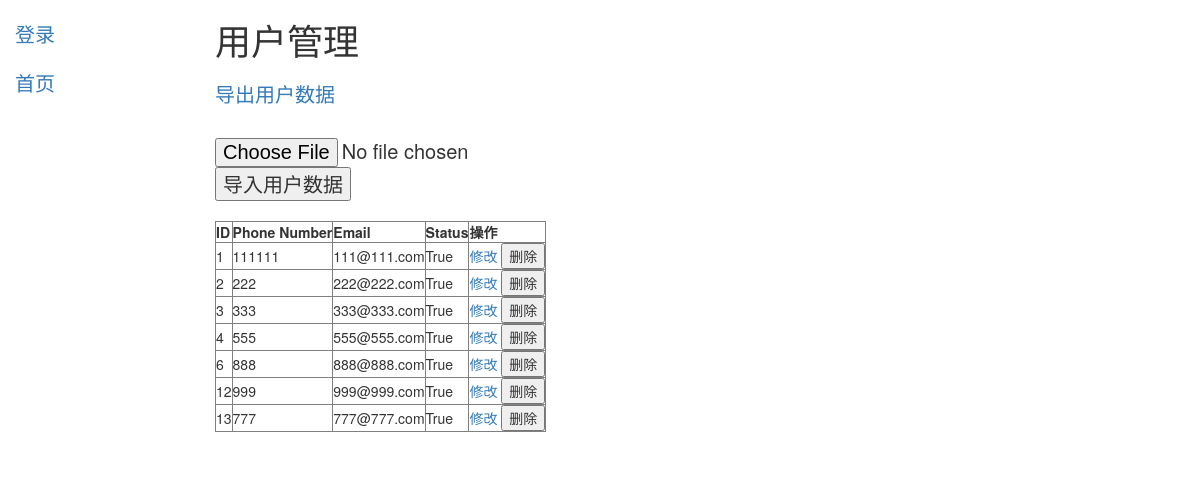
/backend/user/, run on the app's committed database.
### user/models.py (models this page shows, shortened)
class CustomUser(AbstractBaseUser, PermissionsMixin):
    phone_number = models.CharField(max_length=20, unique=True)
    email = models.EmailField(unique=True)
    status = models.BooleanField(default=True)
    is_admin = models.BooleanField(default=False)
    is_staff = models.BooleanField(default=True)
    objects = CustomUserManager()  # 将 CustomUserManager 作为默认的管理器
    USERNAME_FIELD = 'phone_number'  # 用于登录的用户名字段
    REQUIRED_FIELDS = ['email']  # 其他必填字段

### backend/views.py (the view)
# urls.py: path('user/', user_admin, name='user_admin'),
def user_admin(request):
    users = CustomUser.objects.all()
    return render(request, 'user_admin.html', {'users': users})

### templates/user_admin.html (shortened to what this page needs)
{% extends 'index.html' %}
{% block content %}
    <h1>用户管理</h1>
    <div class="sidebar-nav">
    <li><a href="{% url 'user_export' %}">导出用户数据</a></li>
    <br>
    <form method="post" enctype="multipart/form-data" action="{% url 'user_import' %}">
        <input type="file" name="file" id="fileInput">
        <button type="submit">导入用户数据</button>
    </form>
    </div>
    <br>
    <table border="1">
        <tr>
            <th>ID</th>
            <th>Phone Number</th>
            <th>Email</th>
            <th>Status</th>
            <th>操作</th>
        </tr>
        {% for user in users %}
        <tr>
            <td>{{ user.id }}</td>
            <td>{{ user.phone_number }}</td>
            <td>{{ user.email }}</td>
            <td>{{ user.status }}</td>
            <td>
                <a href="{% url 'user_edit' user.id %}">修改</a>
                <form method="post" action="{% url 'user_delete' user.id %}" style="display:inline;">
                    <button type="submit">删除</button>
                </form>
            </td>
        </tr>
        {% endfor %}
    </table>
{% endblock %}

### static/css/styles.css (style rules this page uses)
.sidebar-nav { margin-top: 20px; padding: 0; list-style: none; font-size: 20px; }

### data on the page
CustomUser: id "1", phone_number "111111", email "111@111.com", status "True"
CustomUser: id "2", phone_number "222", email "222@222.com", status "True"
CustomUser: id "3", phone_number "333", email "333@333.com", status "True"
CustomUser: id "4", phone_number "555", email "555@555.com", status "True"
CustomUser: id "6", phone_number "888", email "888@888.com", status "True"
CustomUser: id "12", phone_number "999", email "999@999.com", status "True"
CustomUser: id "13", phone_number "777", email "777@777.com", status "True"
